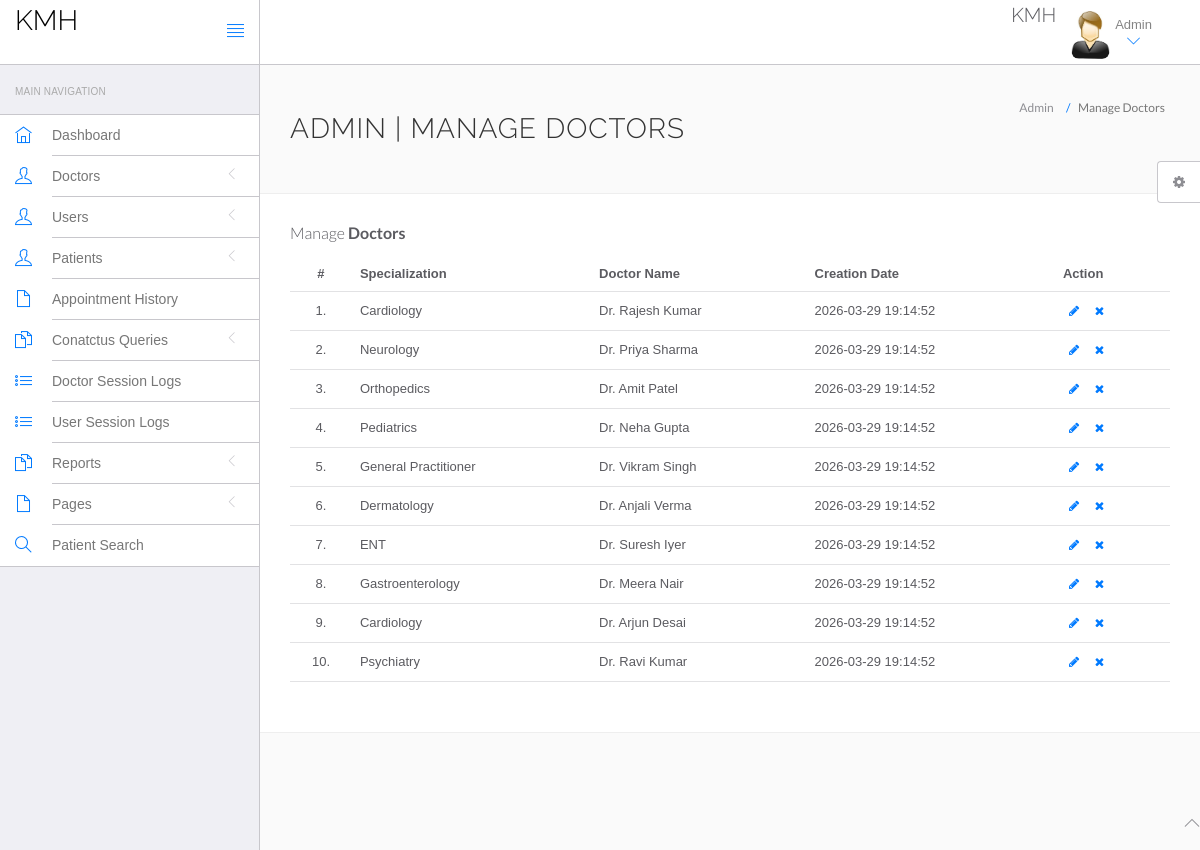
The page /hms/admin/manage-doctors.php (signed in) on the database its author committed.
### tables this page shows
CREATE TABLE IF NOT EXISTS `doctors` (
  `id` int(11) NOT NULL AUTO_INCREMENT,
  `specilization` varchar(255) NOT NULL,
  `doctorName` varchar(255) NOT NULL,
  `address` varchar(255) NOT NULL,
  `docFees` int(11) NOT NULL,
  `contactno` varchar(20) NOT NULL,
  `docEmail` varchar(255) NOT NULL UNIQUE,
  `password` varchar(255) NOT NULL,
  `creationDate` timestamp NOT NULL DEFAULT CURRENT_TIMESTAMP,
  `updationDate` timestamp NOT NULL DEFAULT CURRENT_TIMESTAMP ON UPDATE CURRENT_TIMESTAMP,
  PRIMARY KEY (`id`)
);

### hms/admin/manage-doctors.php (the view, shortened to what this page needs)
<?php
include('include/config.php');
if(strlen($_SESSION['id']==0)) {
 header('location:logout.php');
  } else{
?>
<!DOCTYPE html>
<html lang="en">
	<head>
		<link rel="stylesheet" href="vendor/bootstrap/css/bootstrap.min.css">
		<link rel="stylesheet" href="vendor/fontawesome/css/font-awesome.min.css">
		<link rel="stylesheet" href="vendor/themify-icons/themify-icons.min.css">
		<link href="vendor/animate.css/animate.min.css" rel="stylesheet" media="screen">
		<link href="vendor/perfect-scrollbar/perfect-scrollbar.min.css" rel="stylesheet" media="screen">
		<link href="vendor/switchery/switchery.min.css" rel="stylesheet" media="screen">
		<link href="vendor/bootstrap-touchspin/jquery.bootstrap-touchspin.min.css" rel="stylesheet" media="screen">
		<link href="vendor/select2/select2.min.css" rel="stylesheet" media="screen">
		<link href="vendor/bootstrap-datepicker/bootstrap-datepicker3.standalone.min.css" rel="stylesheet" media="screen">
		<link href="vendor/bootstrap-timepicker/bootstrap-timepicker.min.css" rel="stylesheet" media="screen">
		<link rel="stylesheet" href="assets/css/styles.css">
		<link rel="stylesheet" href="assets/css/plugins.css">
		<link rel="stylesheet" href="assets/css/themes/theme-1.css" id="skin_color" />
	</head>
	<body>
		<div id="app">
<?php include('include/sidebar.php');?>
			<div class="app-content">
						<?php include('include/header.php');?>
				<div class="main-content" >
					<div class="wrap-content container" id="container">
						<section id="page-title">
							<div class="row">
								<div class="col-sm-8">
									<h1 class="mainTitle">Admin | Manage Doctors</h1>
																	</div>
								<ol class="breadcrumb">
									<li>
										<span>Admin</span>
									</li>
									<li class="active">
										<span>Manage Doctors</span>
									</li>
								</ol>
							</div>
						</section>
						<div class="container-fluid container-fullw bg-white">
									<div class="row">
								<div class="col-md-12">
									<h5 class="over-title margin-bottom-15">Manage <span class="text-bold">Doctors</span></h5>
									<table class="table table-hover" id="sample-table-1">
										<thead>
											<tr>
												<th class="center">#</th>
												<th>Specialization</th>
												<th class="hidden-xs">Doctor Name</th>
												<th>Creation Date </th>
												<th>Action</th>
											</tr>
										</thead>
										<tbody>
<?php
$sql=mysqli_query($con,"select * from doctors");
$cnt=1;
while($row=mysqli_fetch_array($sql))
{
?>
											<tr>
												<td class="center"><?php echo $cnt;?>.</td>
												<td class="hidden-xs"><?php echo $row['specilization'];?></td>
												<td><?php echo $row['doctorName'];?></td>
												<td><?php echo $row['creationDate'];?>
												</td>
												<td >
												<div class="visible-md visible-lg hidden-sm hidden-xs">
							<a href="edit-doctor.php?id=<?php echo $row['id'];?>" class="btn btn-transparent btn-xs" tooltip-placement="top" tooltip="Edit"><i class="fa fa-pencil"></i></a>
	<a href="manage-doctors.php?id=<?php echo $row['id']?>&del=delete" onClick="return confirm('Are you sure you want to delete?')"class="btn btn-transparent btn-xs tooltips" tooltip-placement="top" tooltip="Remove"><i class="fa fa-times fa fa-white"></i></a>
												</div>
												</td>
											</tr>
											<?php
$cnt=$cnt+1;
											 }?>
										</tbody>
									</table>
								</div>
							</div>
								</div>
							</div>
						</div>
					</div>
				</div>
	<?php include('include/footer.php');?>
	<?php include('include/setting.php');?>
	</body>
</html>
<?php } ?>

### hms/admin/assets/css/themes/theme-1.css (style rules this page uses)
body { background: #FAFAFA; }

### rows shown on the page
doctors: specilization "Cardiology", doctorName "Dr. Rajesh Kumar", creationDate "2026-03-29 19:14:52"
doctors: specilization "Neurology", doctorName "Dr. Priya Sharma", creationDate "2026-03-29 19:14:52"
doctors: specilization "Orthopedics", doctorName "Dr. Amit Patel", creationDate "2026-03-29 19:14:52"
doctors: specilization "Pediatrics", doctorName "Dr. Neha Gupta", creationDate "2026-03-29 19:14:52"
doctors: specilization "General Practitioner", doctorName "Dr. Vikram Singh", creationDate "2026-03-29 19:14:52"
doctors: specilization "Dermatology", doctorName "Dr. Anjali Verma", creationDate "2026-03-29 19:14:52"
doctors: specilization "ENT", doctorName "Dr. Suresh Iyer", creationDate "2026-03-29 19:14:52"
doctors: specilization "Gastroenterology", doctorName "Dr. Meera Nair", creationDate "2026-03-29 19:14:52"
doctors: specilization "Cardiology", doctorName "Dr. Arjun Desai", creationDate "2026-03-29 19:14:52"
doctors: specilization "Psychiatry", doctorName "Dr. Ravi Kumar", creationDate "2026-03-29 19:14:52"
